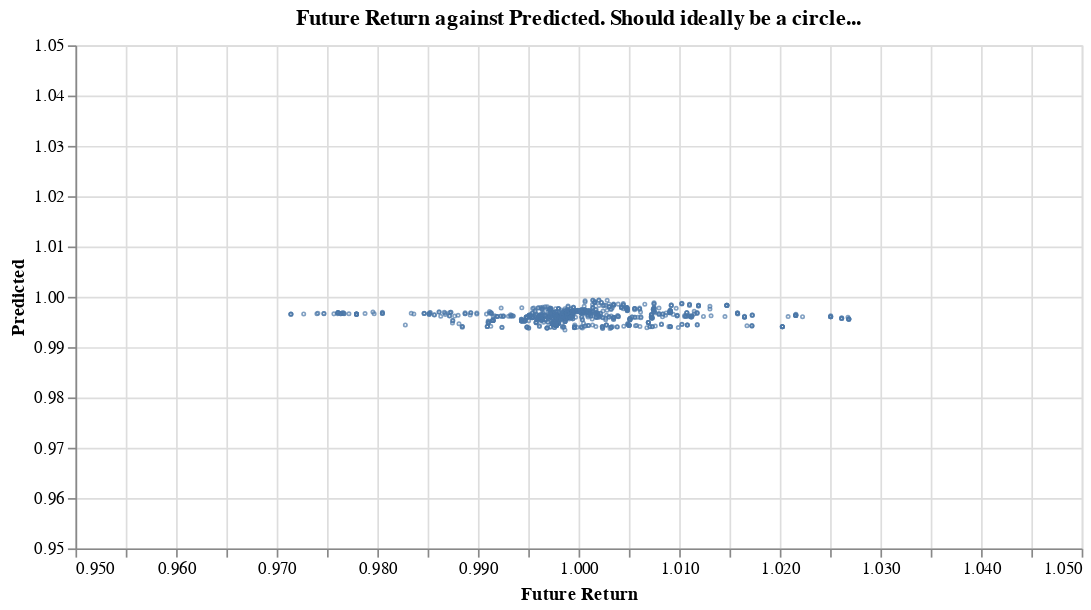

The cell this chart's notebook holds for it:
### Code cell
alt.Chart.from_dict({
  "$schema": "https://vega.github.io/schema/vega-lite/v4.json",
  "width": 600,
    "title": "Future Return against Predicted. Should ideally be a circle...",
  "data": {
    "values": df[["mid", "label"]].sample(1000).to_dict('records')
  },
  "mark": {
      "type": "point", 
      "size": 1,  
  },
  "encoding": {
    "x": {"field": "label", "type": "quantitative", "title": "Future Return", "scale": {"domain": [0.95, 1.05]}},
    "y": {"field": "mid", "type": "quantitative", "title": "Predicted", "scale": {"domain": [0.95, 1.05]}},
  },
})

### Figure 1 — Vega-Lite specification as saved in the notebook (floating-point values rounded to 4 significant figures; data arrays with more than 128 entries replaced by an {"elided": "..."} marker saying what was removed)
{"config": {"view": {"continuousWidth": 400, "continuousHeight": 300}}, "data": {"name": "data-c2ac15aea416b96371f936a5e41dd5a1"}, "mark": {"type": "point", "size": 1}, "encoding": {"x": {"field": "label", "scale": {"domain": [0.95, 1.05]}, "title": "Future Return", "type": "quantitative"}, "y": {"field": "mid", "scale": {"domain": [0.95, 1.05]}, "title": "Predicted", "type": "quantitative"}}, "title": "Future Return against Predicted. Should ideally be a circle...", "width": 600, "$schema": "https://vega.github.io/schema/vega-lite/v4.json", "datasets": {"data-c2ac15aea416b96371f936a5e41dd5a1": {"elided": "1000 records"}}}
